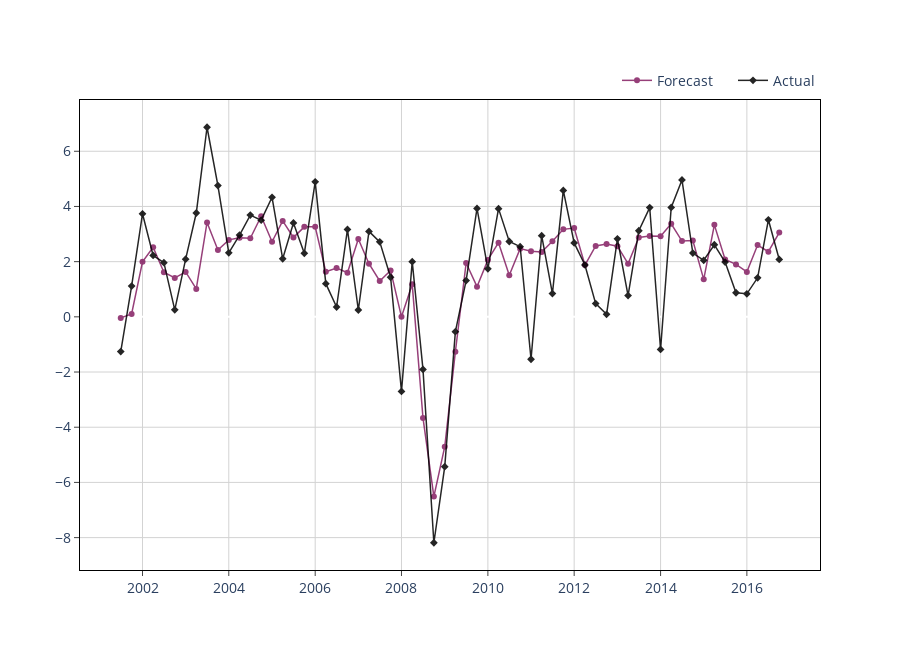

Notebook code for this chart:
### Code cell
from sklearn.linear_model import Ridge

model = Ridge()

model.fit(X_train_fa, y_train)
train_preds = pd.DataFrame.from_dict({
    "date": X_train_fa.index,
    "predictions": model.predict(X_train_fa).reshape(1, -1)[0],
    "actuals": y_train[target_col_name].values
})

# plt.plot(train_preds.date, train_preds.actuals, label="actual") 
# plt.plot(train_preds.date, train_preds.predictions, label="predictions")
# plt.legend();
plot_prediction(dt=train_preds.date, y_pred=train_preds.predictions, y_actual=train_preds.actuals, mode = "lines+markers", legend_position=(1, 1.075))

predictions.append(model.predict(X_train_fa)[0][0])
print(predictions[-1])
